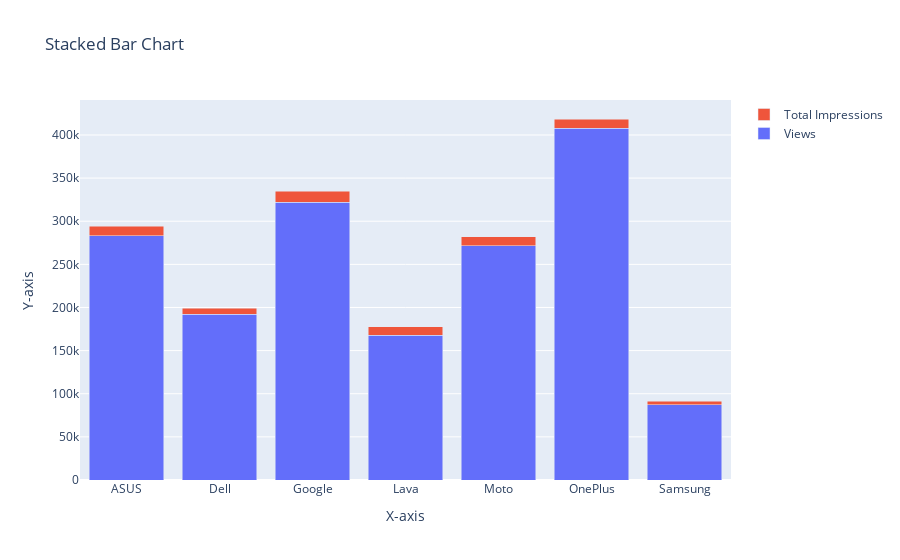

Notebook cell for this chart:
### Code cell
#fig = px.bar(df_group, x='brands', y='view_count', labels={'brands': 'Brands', 'view_count': 'Total View Count'})



trace1 = go.Bar(x=df_group['brands'], y=df_group['view_count'], name='Views')
trace2 = go.Bar(x=df_group['brands'], y=df_group['total impressions'], name='Total Impressions')

layout = go.Layout(
    title='Stacked Bar Chart',
    xaxis=dict(title='X-axis'),
    yaxis=dict(title='Y-axis'),
    barmode='stack'
)

fig = go.Figure(data=[trace1, trace2], layout=layout)
fig.show()

### Figure 1 — Plotly figure (JSON) as saved in the notebook; plotly's stock layout.template omitted (floating-point values rounded to 4 significant figures)
{"data": [{"name": "Views", "type": "bar", "x": ["ASUS", "Dell", "Google", "Lava", "Moto", "OnePlus", "Samsung"], "y": [283451, 192110, 321738, 168100, 271683, 408002, 87286]}, {"name": "Total Impressions", "type": "bar", "x": ["ASUS", "Dell", "Google", "Lava", "Moto", "OnePlus", "Samsung"], "y": [10757, 6741, 12871, 9519, 10591, 10510, 4151]}], "layout": {"barmode": "stack", "title": {"text": "Stacked Bar Chart"}, "xaxis": {"title": {"text": "X-axis"}}, "yaxis": {"title": {"text": "Y-axis"}}}}
